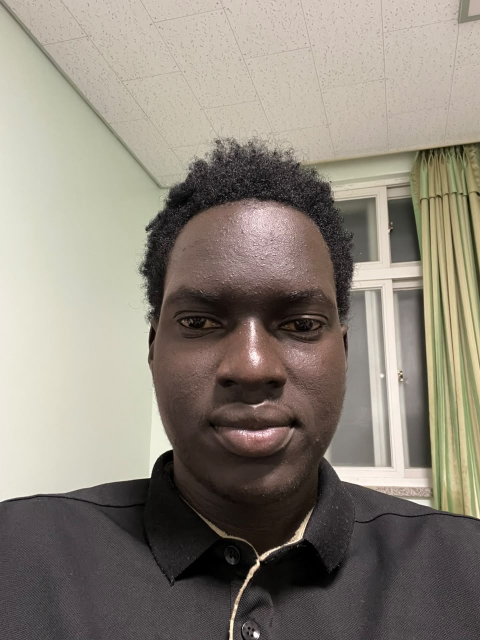
#> input picture data/raw/images/anthony_neutral.png, 960 x 1280 px (shown at 1/2 size)
$ python -i extract.py   (imports and definitions only)
#> lines starting #> are read from the running program, lines starting #| are printed output that depends on the picture
#> in extract_image_features, image is the input picture: shape (1280, 960, 3); mean B, G, R 122.7, 133.5, 140.8
"""Image feature extraction.

Turns a face photo into the 388 numbers the face model uses: a 64-bin brightness histogram plus a
324-value HOG (histogram of oriented gradients) shape descriptor.

`extract_image_features` is the entry point the CLI and the CSV builder both call. It has to be a
function, not notebook cells, because the CLI calls it at demo time on a photo it has never seen.

FOR TAPS: this is a first version to read through and rewrite in your own words. The recipe is
detect the face, crop it, make it grayscale, resize to a fixed size, then compute the two feature
sets. All the numbers (face size, bin count, HOG settings) come from src/config.py.
"""

from __future__ import annotations

from pathlib import Path

import cv2
import numpy as np
from skimage.feature import hog

from .. import config


class FaceNotFound(Exception):
    """Raised when no face can be located in an image."""


def _cascade() -> cv2.CascadeClassifier:
    return cv2.CascadeClassifier(cv2.data.haarcascades + "haarcascade_frontalface_default.xml")


def detect_and_prepare(image_bgr: np.ndarray) -> np.ndarray:
    """Find the face, crop it, grayscale it, resize to config.FACE_SIZE.

    Returns a grayscale square the size of config.FACE_SIZE. Raises FaceNotFound if there is no
    detectable face.
    """
    gray = cv2.cvtColor(image_bgr, cv2.COLOR_BGR2GRAY)
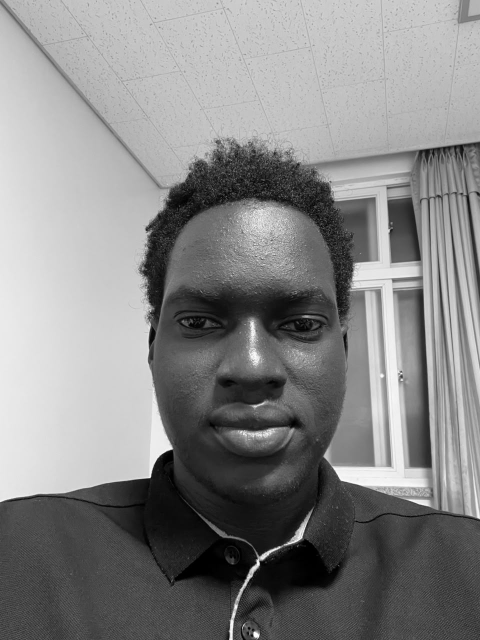
#> gray: shape (1280, 960) (shown at 1/2 size); min 0, max 254, mean 134.5
    faces = _cascade().detectMultiScale(gray, scaleFactor=1.1, minNeighbors=5)
#> faces = [[245, 442, 508, 508]]

    if len(faces) == 0:
        raise FaceNotFound("no face detected")

    # If several faces are found, keep the largest one.
    x, y, w, h = max(faces, key=lambda box: box[2] * box[3])
#> x = 245; y = 442; w = 508; h = 508
    face = gray[y:y + h, x:x + w]
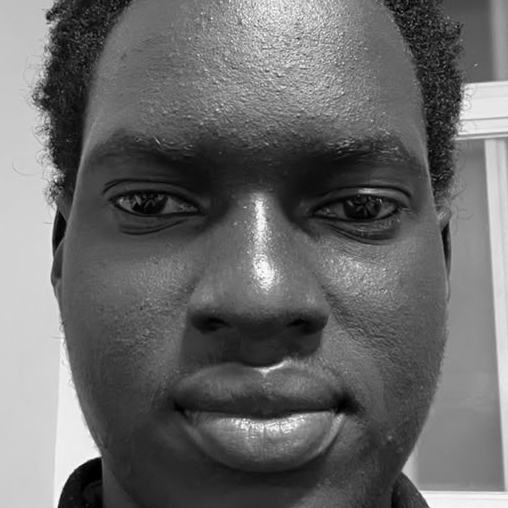
#> face: shape (508, 508); min 0, max 254, mean 105.1
    return cv2.resize(face, config.FACE_SIZE)
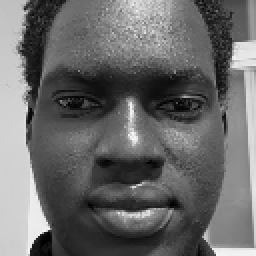
#> returned value: shape (128, 128) (shown 2 times larger); min 0, max 249, mean 105


def features_from_face(face_gray: np.ndarray) -> np.ndarray:
    """Compute the 388-value feature vector from a prepared grayscale face."""
    hist = cv2.calcHist([face_gray], [0], None, [config.HIST_BINS], [0, 256]).flatten()
#> hist = 64 values, max 905 at index 52, min 0 at index 63, mean 256
    hist = hist / (hist.sum() + 1e-8)  # normalise so brighter or larger faces stay comparable
#> hist = 64 values, max 0.0552 at index 52, min 0 at index 63, mean 0.0156

    shape = hog(
        face_gray,
        orientations=config.HOG_ORIENTATIONS,
        pixels_per_cell=config.HOG_PIXELS_PER_CELL,
        cells_per_block=config.HOG_CELLS_PER_BLOCK,
        feature_vector=True,
    )
#> shape = 324 values, max 0.261 at index 216, min 0.0114 at index 239, mean 0.153

    return np.concatenate([hist, shape]).astype(float)


def extract_image_features(path: Path | str) -> np.ndarray:
    """Load an image file and return its 388-value feature vector."""
    image = cv2.imread(str(path))
    if image is None:
        raise FileNotFoundError(f"could not read image: {path}")
    return features_from_face(detect_and_prepare(image))

>>> result = extract_image_features('../../data/raw/images/anthony_neutral.png')
#> result = 388 values, max 0.261 at index 280, min 0 at index 63, mean 0.13

$ run again, on data/raw/images/anthony_surprised.png
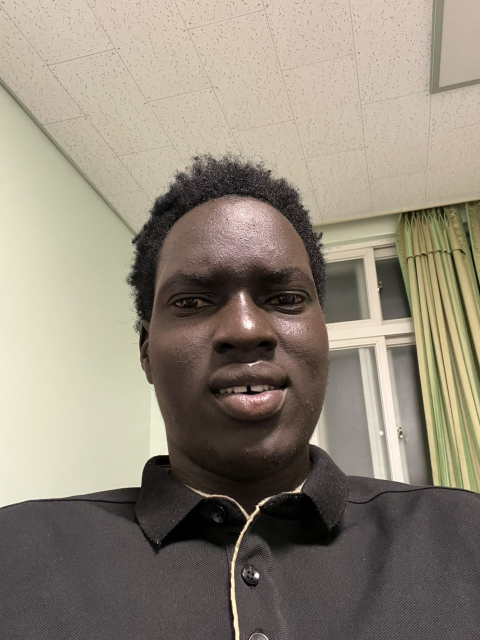
#> input picture data/raw/images/anthony_surprised.png, 960 x 1280 px (shown at 1/2 size)
#> in extract_image_features, image is the input picture: shape (1280, 960, 3); mean B, G, R 122.8, 136.5, 145.3
#> in detect_and_prepare, `gray = cv2.cvtColor(image_bgr, cv2.COLOR_BGR2GRAY)`:
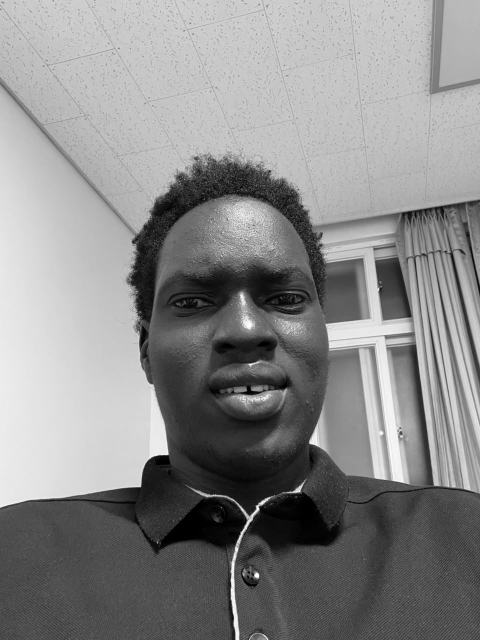
#> gray: shape (1280, 960) (shown at 1/2 size); min 0, max 254, mean 137.5
#> faces = [[755, 640, 87, 87], [251, 414, 461, 461]]
#> x = 251; y = 414; w = 461
#> in detect_and_prepare, `return cv2.resize(face, config.FACE_SIZE)`:
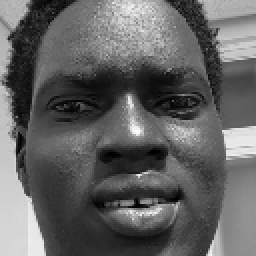
#> returned value: shape (128, 128) (shown 2 times larger); min 0, max 252, mean 98.3
#> in features_from_face, `hist = cv2.calcHist([face_gray], [0], None, [config.HIST_BINS], [0, 25..`: hist = 64 values, max 559 at index 26, min 1 at index 63, mean 256
#> in features_from_face, `hist = hist / (hist.sum() + 1e-8)`: hist = 64 values, max 0.0341 at index 26, min 6.1e-05 at index 63, mean 0.0156
#> shape = 324 values, max 0.261 at index 216, min 0.00737 at index 237, mean 0.155
#> result = 388 values, max 0.261 at index 280, min 6.1e-05 at index 63, mean 0.132

$ run again, on data/raw/images/michael_smiling.png
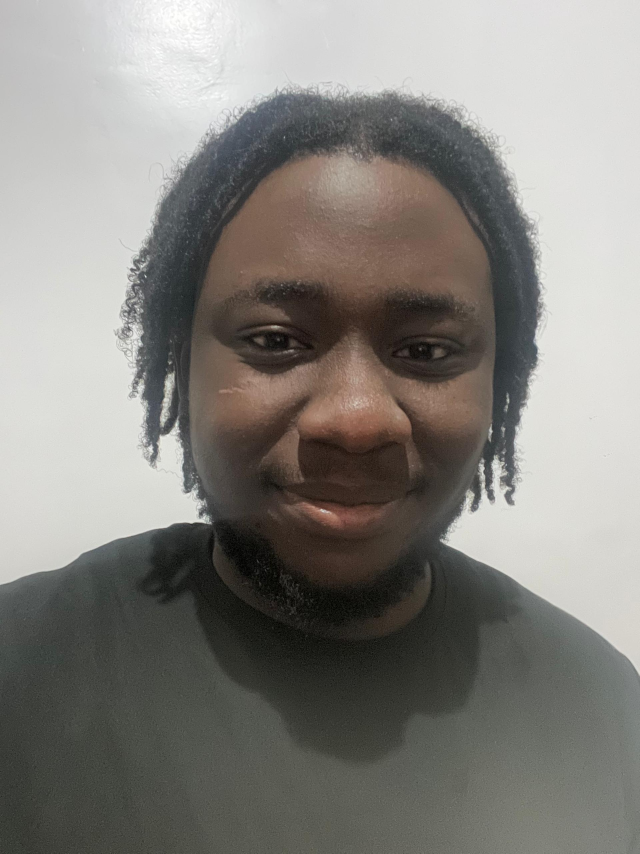
#> input picture data/raw/images/michael_smiling.png, 1919 x 2560 px (shown at 1/3 size)
#> in extract_image_features, image is the input picture: shape (2560, 1919, 3); mean B, G, R 126.4, 131.2, 133.8
#> in detect_and_prepare, `gray = cv2.cvtColor(image_bgr, cv2.COLOR_BGR2GRAY)`:
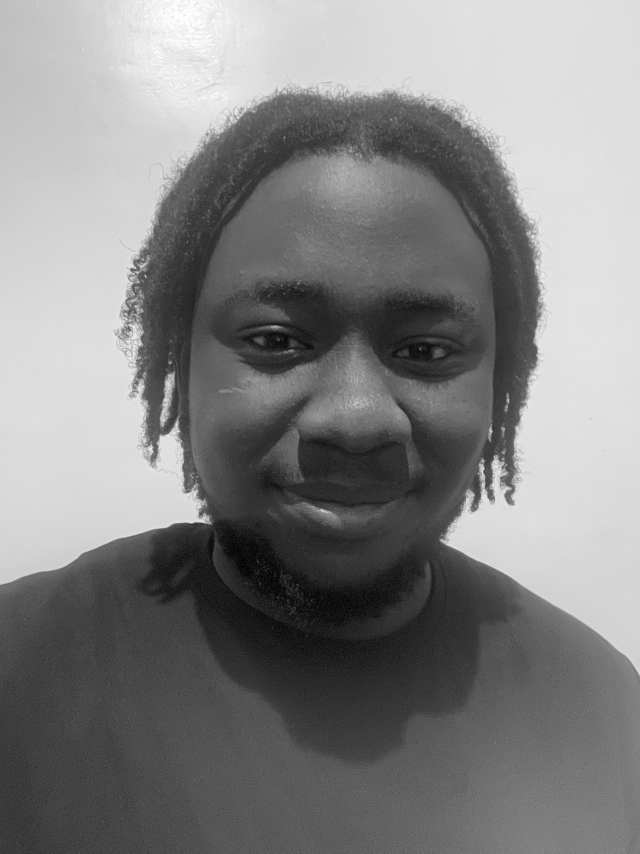
#> gray: shape (2560, 1919) (shown at 1/3 size); min 0, max 255, mean 131.5
#> faces = [[456, 558, 1210, 1210]]
#> x = 456; y = 558; w = 1210
#> in detect_and_prepare, `return cv2.resize(face, config.FACE_SIZE)`:
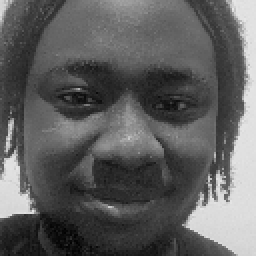
#> returned value: shape (128, 128) (shown 2 times larger); min 2, max 231, mean 93.8
#> in features_from_face, `hist = cv2.calcHist([face_gray], [0], None, [config.HIST_BINS], [0, 25..`: hist = 64 values, max 901 at index 25, min 0 at index 58, mean 256
#> in features_from_face, `hist = hist / (hist.sum() + 1e-8)`: hist = 64 values, max 0.055 at index 25, min 0 at index 58, mean 0.0156
#> shape = 324 values, max 0.274 at index 297, min 0.0433 at index 80, mean 0.154
#> result = 388 values, max 0.274 at index 361, min 0 at index 58, mean 0.132
